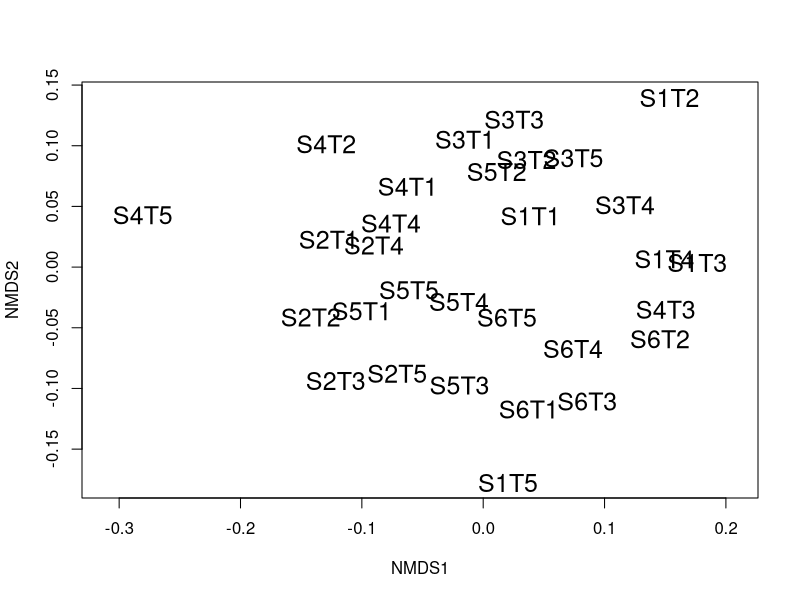
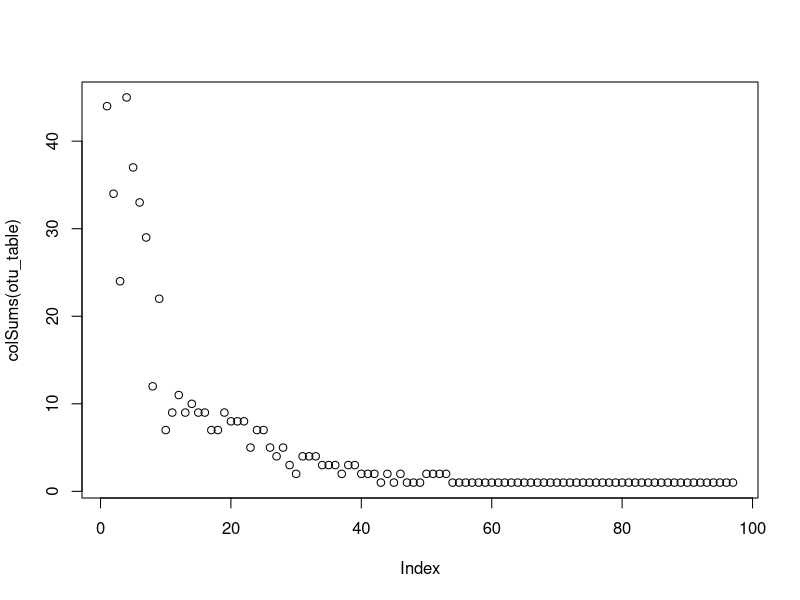
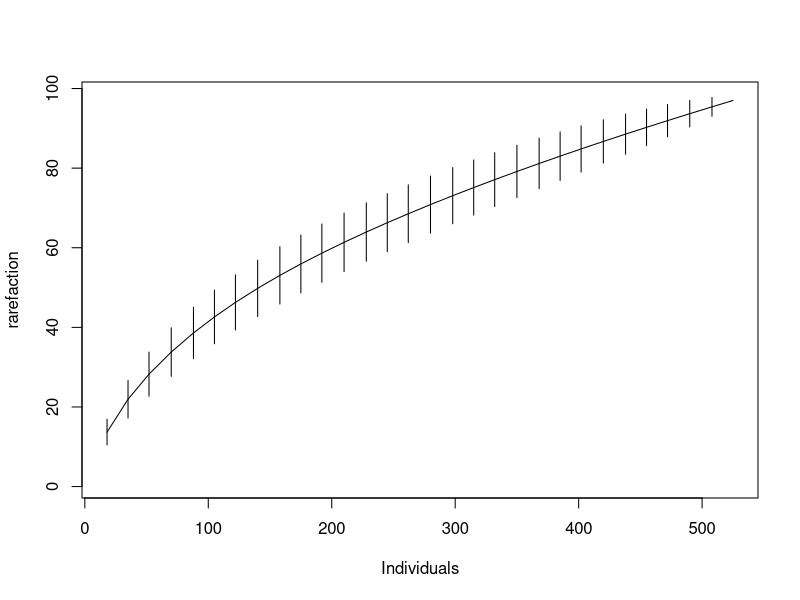
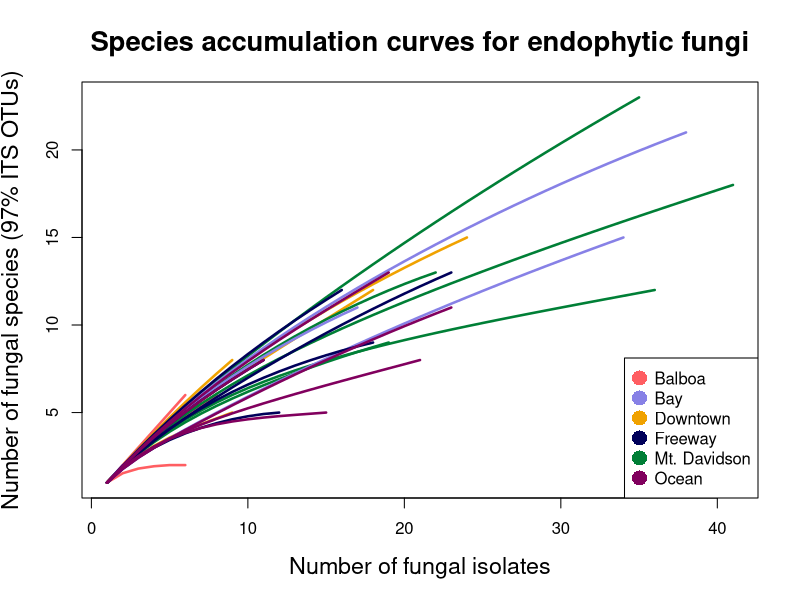
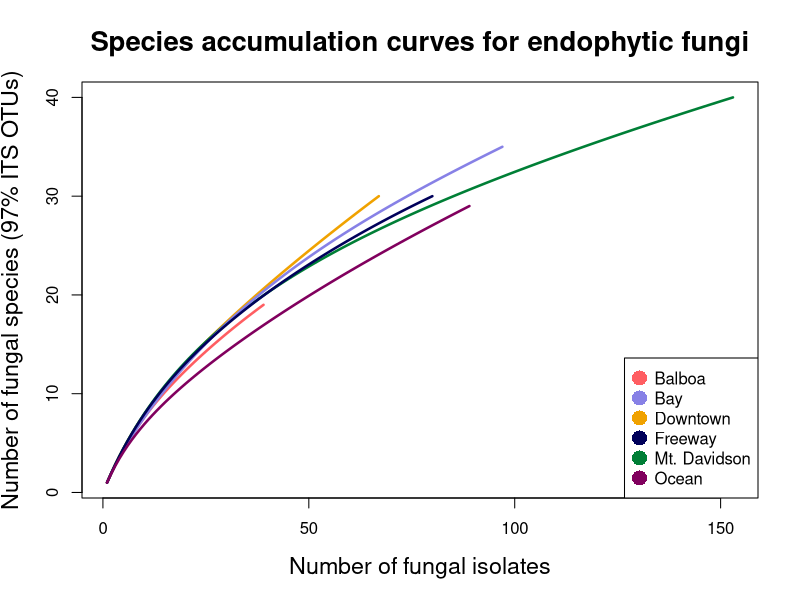
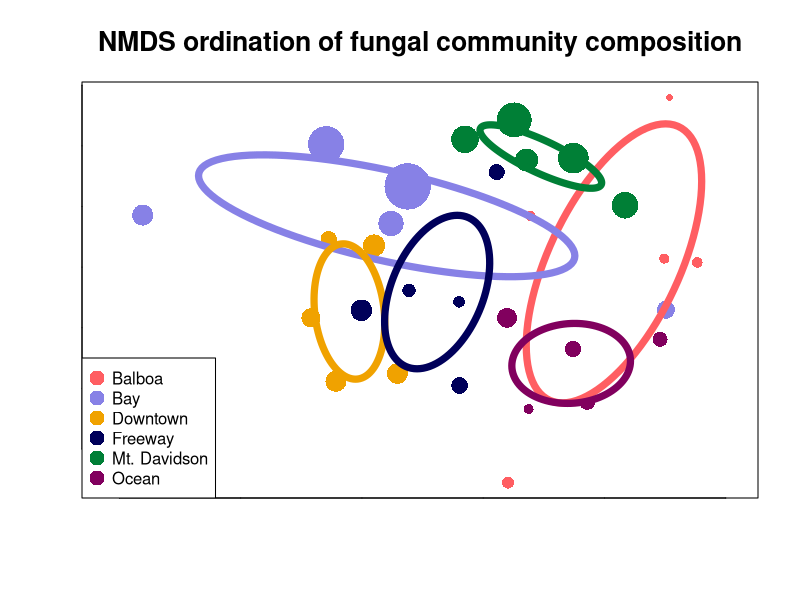

Source code (R) for these figures, in order:
# Draft of R script to perform some ecological analyses on clustered data
# originating from single Sanger ITS reads

# Originally written by Naupaka Zimmerman
# nzimmerman@usfca.edu
# August 24, 2017

## TODO: Fix paths for the files

# load libraries
library("dplyr")
library("tidyr")
library("vegan")

# load files
otus <- read.table("seq_with_OTU_ID.txt")
groups <- read.table("groupfile.tsv")
trees <- read.csv("metadata/M_excel_tree_metadata.csv",
                  stringsAsFactors = FALSE)

# count by groups instead of trees
otu_table <- otus %>%
  left_join(groups, by = c("V1" = "V1")) %>%
  group_by(V2.x, V2.y) %>%
  summarize(count = n()) %>%
  spread(V2.x, count, fill = 0)

# get rid of rows with NA
otu_table <- as.data.frame(na.omit(otu_table))

# fix row name problems for vegan
row.names(otu_table) <- otu_table[, 1]
otu_table <- otu_table[, -1]

# drop out USF test sample
otu_table <- otu_table[1:30,]

# do and plot ordination with this matrix
plot(metaMDS(otu_table), type = "t", display = "sites", cex = 1.5)

# fix row names to be more readable
row.names(otu_table) <- c(paste("Balboa - Tree", 1:5),
                         paste("Downtown - Tree", 1:5),
                         paste("Mt. Davidson - Tree", 1:5),
                         paste("Bay - Tree", 1:5),
                         paste("Freeway - Tree", 1:5),
                         paste("Ocean - Tree", 1:5))


#save a pdf of the rarefaction curve
pdf("figures/prelim_rarecurve.pdf")
rare_color = c(rep("#ff5e62", 5),
               rep("#f0a200", 5),
               rep("#007f36", 5),
               rep("#8781e6", 5),
               rep("#00005a", 5),
               rep("#81005e", 5))

group_labels <- c(rep("Balboa", 5),
                  rep("Downtown", 5),
                  rep("Mt. Davidson", 5),
                  rep("Bay", 5),
                  rep("Freeway", 5),
                  rep("Ocean", 5))

rarecurve(otu_table,
          main = "Species accumulation curves for endophytic fungi",
          col = rare_color,
          label = FALSE,
          lwd = 2.5,
          xlab = "Number of fungal isolates",
          ylab = "Number of fungal species (97% ITS OTUs)",
          cex.lab = 1.4,
          cex.main = 1.65)

legend("bottomright",
       legend = levels(factor(group_labels)),
       pch = 16,
       cex = 1,
       pt.cex = 2,
       col = c(rep("#ff5e62"),
               rep("#8781e6"),
               rep("#f0a200"),
               rep("#00005a"),
               rep("#007f36"),
               rep("#81005e")))
dev.off()

#save a pdf of a rarefaction curve with one line per site
pdf("figures/prelim_rarecurve_combined.pdf")
rare_color_c = c(rep("#ff5e62"),
               rep("#f0a200"),
               rep("#007f36"),
               rep("#8781e6"),
               rep("#00005a"),
               rep("#81005e"))

group_labels_c <- c(rep("Balboa"),
                  rep("Downtown"),
                  rep("Mt. Davidson"),
                  rep("Bay"),
                  rep("Freeway"),
                  rep("Ocean"))

otu_table_combined <- otus %>%
  left_join(groups, by = c("V1" = "V1")) %>%
  mutate(V2.y = gsub("T[0-9]", "", V2.y)) %>%
  group_by(V2.x, V2.y) %>%
  summarize(count = n()) %>%
  spread(V2.x, count, fill = 0)

otu_table_combined <- as.data.frame(na.omit(otu_table_combined))

row.names(otu_table_combined) <- otu_table_combined[, 1]
otu_table_combined <- otu_table_combined[, -1]

rarecurve(otu_table_combined,
          main = "Species accumulation curves for endophytic fungi",
          col = rare_color_c,
          label = FALSE,
          lwd = 2.5,
          xlab = "Number of fungal isolates",
          ylab = "Number of fungal species (97% ITS OTUs)",
          cex.lab = 1.4,
          cex.main = 1.65)

legend("bottomright",
       legend = levels(factor(group_labels_c)),
       pch = 16,
       cex = 1,
       pt.cex = 2,
       col = c(rep("#ff5e62"),
               rep("#8781e6"),
               rep("#f0a200"),
               rep("#00005a"),
               rep("#007f36"),
               rep("#81005e")))
dev.off()

# some more species accumulation curves
plot(colSums(otu_table))
plot(specaccum(otu_table, method = "rare"), xvar = "individuals")


# more sophisticaed multi-step ordination plotting
ord_obj <- metaMDS(otu_table)

#make a subset that only containt trees from the second round of sampling
trees_aug <- subset(trees, as.POSIXct(trees$Date_sampled) > as.POSIXct("2017-08-01"))

adonis(otu_table ~ trees_aug$DBH_cm)


pdf("figures/prelim_ordination_proper_color_DBH.pdf")
plot(ord_obj,
     display = "sites",
     type = "n",
     main = "NMDS ordination of fungal community composition",
     cex.main = 1.6,
     xlab = "",
     ylab = "",
     tck = 0,
     labels = FALSE)

points(ord_obj,
       display = "sites",
       col = c(rep("#ff5e62", 5),
               rep("#f0a200", 5),
               rep("#007f36", 5),
               rep("#8781e6", 5),
               rep("#00005a", 5),
               rep("#81005e", 5)),
       cex = trees_aug$DBH_cm/10,
       pch = 16)

legend("bottomleft",
       legend = levels(factor(group_labels)),
       pch = 16,
       cex = 1,
       pt.cex = 2,
       col = c(rep("#ff5e62"),
               rep("#8781e6"),
               rep("#f0a200"),
               rep("#00005a"),
               rep("#007f36"),
               rep("#81005e")))

ordiellipse(ord_obj,
            groups =group_labels,
            label = FALSE,
            col = c(rep("#ff5e62"),
                    rep("#8781e6"),
                    rep("#f0a200"),
                    rep("#00005a"),
                    rep("#007f36"),
                    rep("#81005e")),
            lwd = 7)
dev.off()
